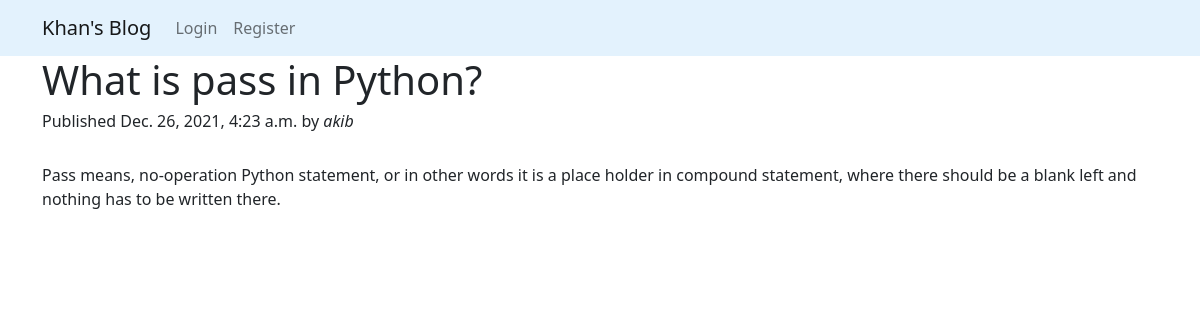
The app's page /articles/p15/ with its own data.
### articles/models.py (models this page shows, shortened)
class Article(models.Model):
    title = models.CharField(max_length=200)
    description = models.TextField()
    slug = models.SlugField(max_length=100, unique=True)
    published = models.DateTimeField(auto_now_add=True)
    author = models.ForeignKey(User, on_delete=models.CASCADE)

### articles/views.py (the view)
# urls.py: path('articles/<slug:slug>/', article_details, name='article_details'),
def article_details(request, slug):
    article = get_object_or_404(Article, slug = slug)
    return render(request, 'details.html', {'article':article})

### articles/templates/details.html (shortened to what this page needs)
{%  extends 'base.html' %}
{% block body %}
<div class="container">
    <h1>{{article.title}}</h1>
    <h6> Published {{article.published}} by <i> {{article.author}} </i> </h6>
    <br>
    <p>{{article.description}}</p>
</div>
{% endblock %}

### records on screen
Article: title "What is pass in Python?", published "Dec. 26, 2021, 4:23 a.m.", author "akib", description "Pass means, no-operation Python statement, or in other words it is a place holder in compound statement, where there should be a blank left and nothing has to be written there."
